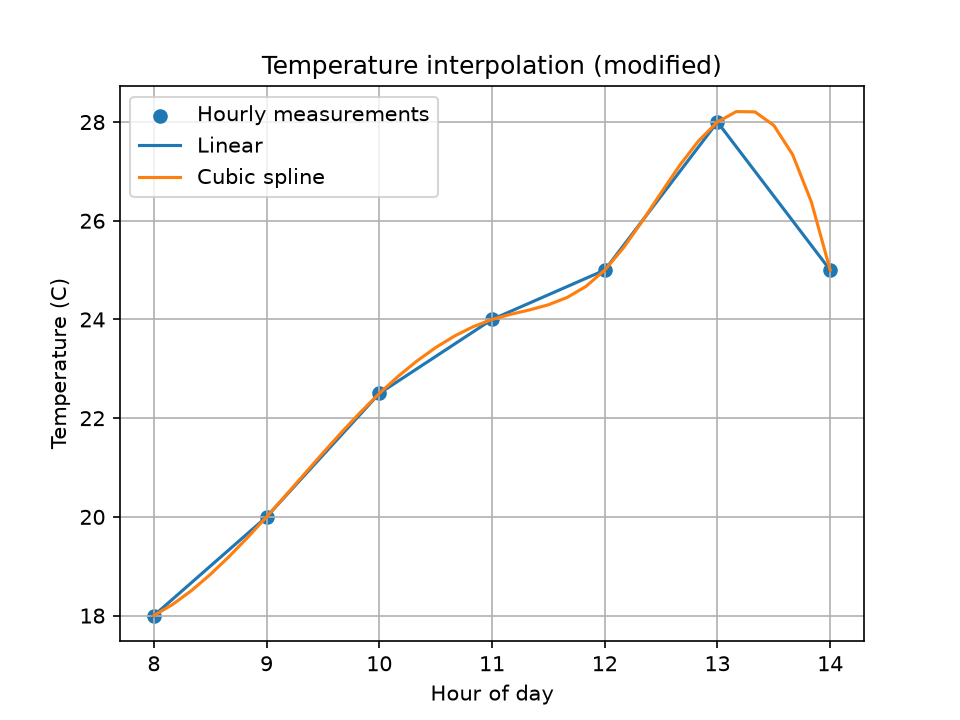

Python code for this plot:
from pathlib import Path

import numpy as np
from scipy.interpolate import interp1d, CubicSpline
import matplotlib.pyplot as plt

# ---- THE ONE CHANGED PARAMETER -------------------------------------------
# Original program used 25.5 C at 13:00. Here it is 28.0 C (a warm spike).
TEMP_AT_13H = 28.0
# --------------------------------------------------------------------------

# Hourly temperature measurements
hours = np.array([8, 9, 10, 11, 12, 13, 14], dtype=float)
temperature = np.array([18.0, 20.0, 22.5, 24.0, 25.0, TEMP_AT_13H, 25.0])

linear = interp1d(hours, temperature, kind="linear")
cubic = CubicSpline(hours, temperature)

# Estimate every 10 minutes = 1/6 hour
ten_minute_times = np.arange(8, 14 + 1/6, 1/6)
linear_estimates = linear(ten_minute_times)
cubic_estimates = cubic(ten_minute_times)

target_time = 10.5  # 10:30
print(f"Linear estimate at 10:30: {float(linear(target_time)):.2f} C")
print(f"Cubic estimate at 10:30: {float(cubic(target_time)):.2f} C")

plt.scatter(hours, temperature, label="Hourly measurements")
plt.plot(ten_minute_times, linear_estimates, label="Linear")
plt.plot(ten_minute_times, cubic_estimates, label="Cubic spline")
plt.xlabel("Hour of day")
plt.ylabel("Temperature (C)")
plt.title("Temperature interpolation (modified)")
plt.legend()
plt.grid(True)
plt.savefig(Path(__file__).with_name("Task_13_modified_parameter.png"), dpi=150)
plt.show()
